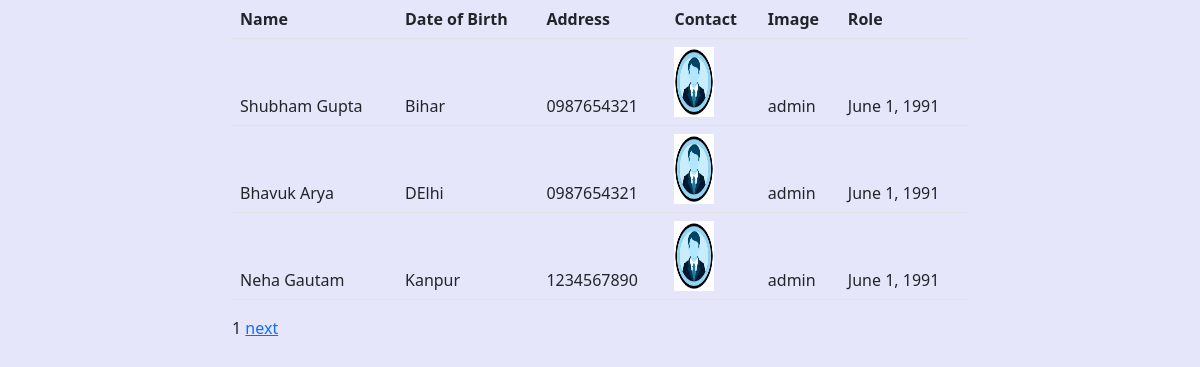
Before: /view_profile/ with the older database file.
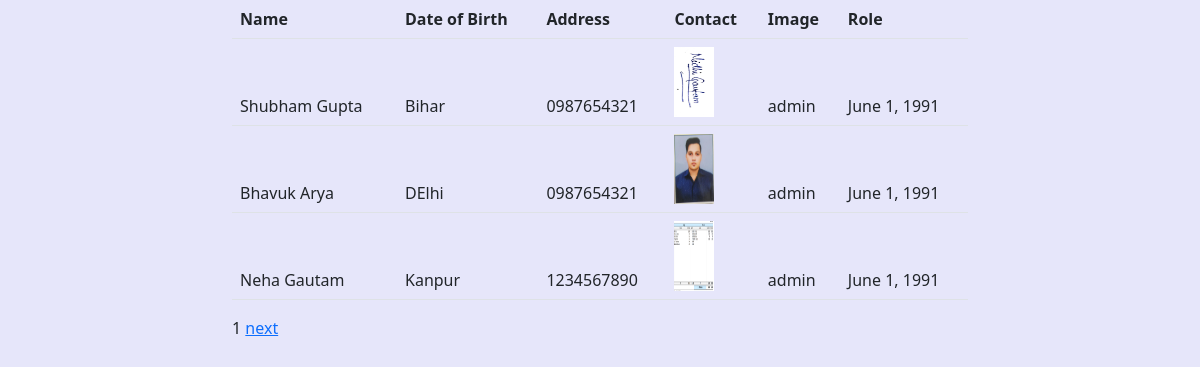
After: the same page with the newer database file.
### user_profile/models.py (models this page shows, shortened)
class UserProfile(models.Model):
    ROLE_CHOICES=(
        ('admin','admin'),
        ('staff','staff'),
        ('student','student'),
    )
    GENDER=(
        ('male','male'),
        ('female','female'),
    )
    ATTENDANCE=(
        ('present','present'),
        ('absent','absent'),
        ('leave','leave')
    )
    first_name=models.CharField(max_length=30,blank=True)
    last_name=models.CharField(max_length=30,blank=True)
    date_of_birth=models.DateField(blank=True)
    address=models.CharField(max_length=150,blank=True)
    role=models.CharField(max_length=10,choices=ROLE_CHOICES,blank=True)
    contact=models.CharField(max_length=15,blank=True)
    gender=models.CharField(max_length=10,choices=GENDER,blank=True)
    attendance=models.CharField(max_length=10,choices=ATTENDANCE,blank=True)
    user_img=models.ImageField(upload_to='uploads/',default=get_default_image,blank=True)

### user_profile/views.py (the view)
# urls.py: path('view_profile/',views.view_profile,name="view_profile"),
def view_profile(request):
    users_data=UserProfile.objects.all()
    paginator=Paginator(users_data,3)
    page_number=request.GET.get('page')
    page=paginator.get_page(page_number)
    context={
        'users_data':users_data,
        'page':page,
    }
    for i in users_data:
        print(i.user_img)
    return render(request,'user_profile/view_profile.html',context)

### templates/user_profile/view_profile.html (shortened to what this page needs)
{% extends 'base.html' %}
{% block content %}
{% load static %}
<table class="table">
    <thead>
        <tr>
            <th>Name</th>
            <th>Date of Birth</th>
            <th>Address</th>
            <th>Contact</th>
            <th>Image</th>
            <th>Role</th>
        </tr>
        {% for data in page %}
        <tr>
            <td>
                {{data.first_name}} {{data.last_name}}
            </td>
            <td>
                {{data.address}}
            </td>
            <td>
                {{data.contact}}
            </td>
            <td>
               <img src="{{ data.user_img.url }}" alt="{% static 'media/images/user.png' %}" class="profile_image_view">
            </td>
            <td>
                {{data.role}}
            </td>
            <td>
                {{data.date_of_birth}}
            </td>
        </tr>
        {% endfor %}
    </thead>
</table>
<span class="current-page">{{ page.number }}</span>
{% if page.has_next %}
<a href="?page={{ page.next_page_number }}">next</a>
{% endif %}
{% endblock content %}

### templates/base.html (shortened to what this page needs)
<html>
    {% load static %}
    <head>
        <link href="{% static 'css/bootstrap.min.css' %}" rel="stylesheet">
        <link href="{% static 'css/style.css' %}" rel="stylesheet">
        <link href="{% static 'css/all.css' %}" rel="stylesheet">
    </head>
    <body class="base_container">
        <div class="container">
            <div class="row justify-content-center">
                <div class="col-md-8">
                    {% block content %}
                    {% endblock content %}
                </div>
            </div>
        </div>
    </body>
</html>

### static/css/style.css (style rules this page uses)
.base_container { background-color: #E6E6FA; }
.profile_image_view { height:70px !important; width:40px !important; }

Changed rows visible on the page:
changed UserProfile "Shubham": user_img: a different picture
changed UserProfile "Bhavuk": user_img: picture added in place of a placeholder
changed UserProfile "Neha": user_img: picture added in place of a placeholder
